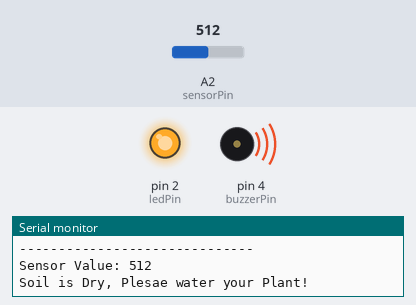
A sketch run on a simulated Arduino Uno, built with avr-gcc and run on an emulated ATmega328P. On the bench: output pins drawn as LEDs (lit = HIGH), buzzer (waves = sounding, pin HIGH), the last lines printed to the serial monitor. The inputs (shaded band) are chosen by the test bench; at power-on: A2 (sensorPin) = 512.

Above: at 2.8 s.
2.9 s: A2 (sensorPin) set to 209
6.4 s: A2 (sensorPin) set to 190
At 8.8 s:
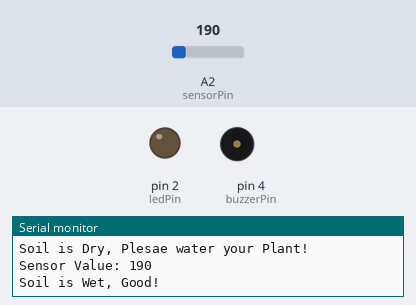
9.5 s: A2 (sensorPin) set to 210
At 11.8 s:
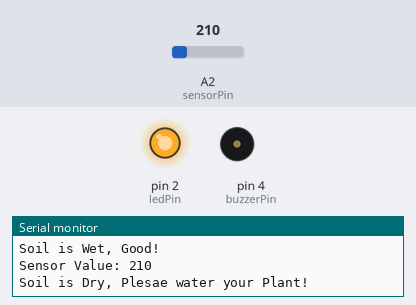
15.5 s: A2 (sensorPin) set to 122
At 17.4 s:
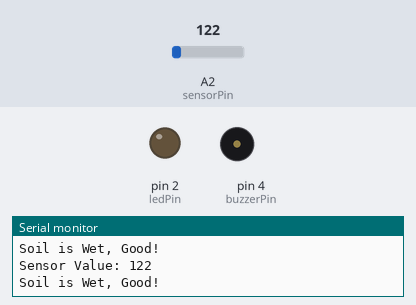
Timing chart, 0 to 18.9 s (numbered marks = the images above; inputs shaded):
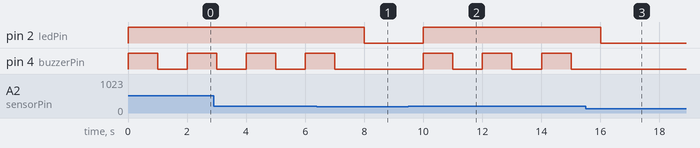

The sketch:

plant-rainmeter.ino
```cpp
const int sensorPin = A2; //Pin connected to A2 on the controller
const int ledPin = 2; // Pin connected to the LED
const int buzzerPin = 4; // Pin connected to the piezo buzzer


void setup () {
Serial.begin(9600); //set baud rate for serial monitor for reading
pinMode(ledPin, OUTPUT); //set pin as output
pinMode(buzzerPin, OUTPUT); //set pin as output
//Output format:
Serial.println("\nSoil Moisture/Humidity sensor");
Serial.println("------------------------------");
}

void loop () {
  int anaValue = analogRead(sensorPin); //read sensor value

  if (anaValue > 200){
    digitalWrite(ledPin, HIGH); //LED indicator alarm
    digitalWrite(buzzerPin, HIGH); //buzzer sounds alarm
    delay(1000);  //wait for 1 sec for buzzer to sound and then repeat
    digitalWrite(buzzerPin, LOW);

    Serial.println("\nSensor Value: "+String(anaValue));
    Serial.println("Soil is Dry, Plesae water your Plant!");
    delay(1000); // Wait for 1 second
  }
  else{
    digitalWrite(ledPin, LOW); //turn off LED if reading is below 900
    digitalWrite(buzzerPin, LOW); //turn off buzzer if reading is below 900

    Serial.println("Sensor Value: "+String(anaValue));
    Serial.println("Soil is Wet, Good!");
    delay(1000); // Wait for 1 second
  }
}
```

Measured:
- the behaviour switches between 201 and 200 on A2 (sensorPin) (found by bisection; images 0 and 1)
- after the input at 6.4 s, pin 2 (ledPin): HIGH → LOW after 1.6 s; pin 4 (buzzerPin): goes on until 7.0 s, then stays LOW
- after the input at 9.5 s, pin 2 (ledPin): LOW → HIGH after 0.50 s; pin 4 (buzzerPin): alternates HIGH for 1.0 s and LOW for 1.0 s, starting after 0.50 s
- after the input at 15.5 s, pin 2 (ledPin): HIGH → LOW after 0.51 s; pin 4 (buzzerPin): stops changing and stays LOW
- by itself, pin 4 (buzzerPin): alternates HIGH for 1.0 s and LOW for 1.0 s
